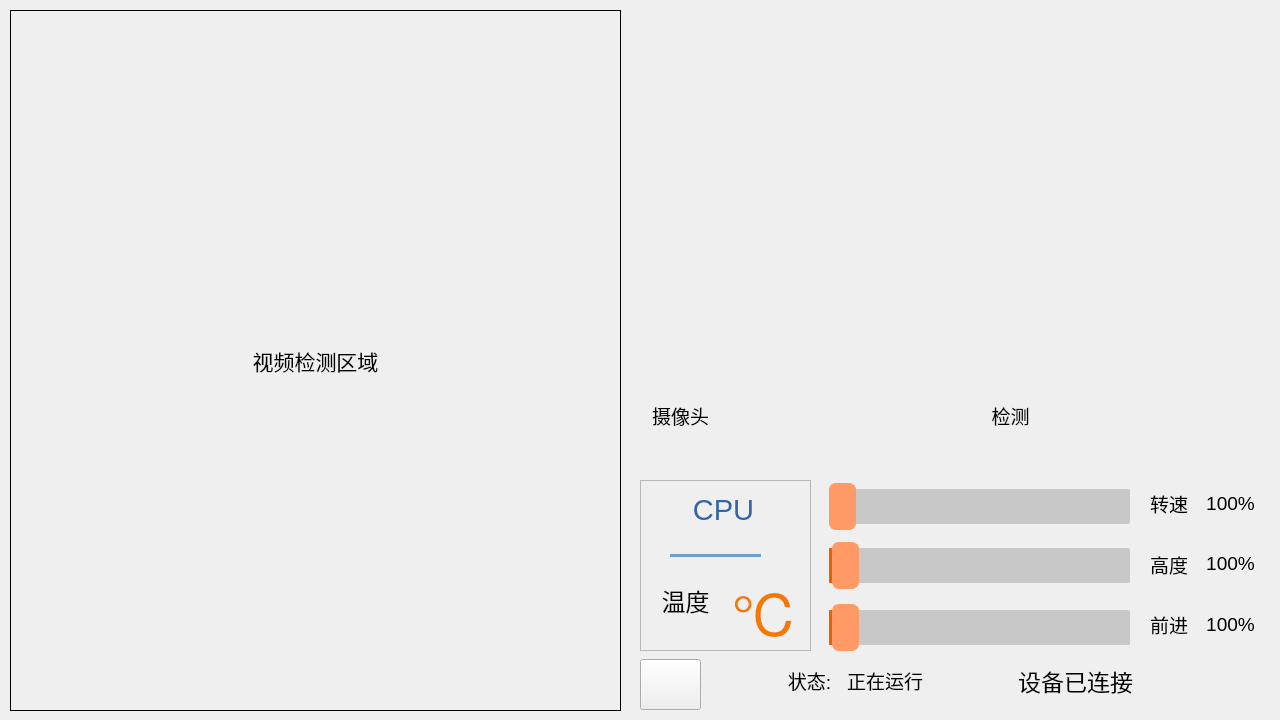
<?xml version="1.0" encoding="UTF-8"?>
<ui version="4.0">
 <class>MainWindow</class>
 <widget class="QMainWindow" name="MainWindow">
  <property name="geometry">
   <rect>
    <x>0</x>
    <y>0</y>
    <width>1280</width>
    <height>720</height>
   </rect>
  </property>
  <property name="minimumSize">
   <size>
    <width>1280</width>
    <height>720</height>
   </size>
  </property>
  <property name="maximumSize">
   <size>
    <width>1280</width>
    <height>720</height>
   </size>
  </property>
  <property name="font">
   <font>
    <pointsize>14</pointsize>
   </font>
  </property>
  <property name="windowTitle">
   <string>MainWindow</string>
  </property>
  <widget class="QWidget" name="centralwidget">
   <widget class="QLabel" name="label">
    <property name="geometry">
     <rect>
      <x>10</x>
      <y>10</y>
      <width>611</width>
      <height>701</height>
     </rect>
    </property>
    <property name="minimumSize">
     <size>
      <width>480</width>
      <height>640</height>
     </size>
    </property>
    <property name="maximumSize">
     <size>
      <width>16777215</width>
      <height>16777215</height>
     </size>
    </property>
    <property name="font">
     <font>
      <pointsize>16</pointsize>
     </font>
    </property>
    <property name="frameShape">
     <enum>QFrame::Box</enum>
    </property>
    <property name="text">
     <string>视频检测区域</string>
    </property>
    <property name="alignment">
     <set>Qt::AlignCenter</set>
    </property>
   </widget>
   <widget class="MyButton" name="btn_cap" native="true">
    <property name="geometry">
     <rect>
      <x>720</x>
      <y>380</y>
      <width>191</width>
      <height>80</height>
     </rect>
    </property>
   </widget>
   <widget class="QLabel" name="label_2">
    <property name="geometry">
     <rect>
      <x>640</x>
      <y>390</y>
      <width>81</width>
      <height>51</height>
     </rect>
    </property>
    <property name="font">
     <font>
      <pointsize>14</pointsize>
     </font>
    </property>
    <property name="text">
     <string>摄像头</string>
    </property>
    <property name="alignment">
     <set>Qt::AlignCenter</set>
    </property>
   </widget>
   <widget class="QLabel" name="label_3">
    <property name="geometry">
     <rect>
      <x>970</x>
      <y>390</y>
      <width>81</width>
      <height>51</height>
     </rect>
    </property>
    <property name="font">
     <font>
      <pointsize>14</pointsize>
     </font>
    </property>
    <property name="text">
     <string>检测</string>
    </property>
    <property name="alignment">
     <set>Qt::AlignCenter</set>
    </property>
   </widget>
   <widget class="ChartShow" name="widget_chart" native="true">
    <property name="geometry">
     <rect>
      <x>640</x>
      <y>10</y>
      <width>631</width>
      <height>361</height>
     </rect>
    </property>
   </widget>
   <widget class="MyButton" name="btn_dete" native="true">
    <property name="geometry">
     <rect>
      <x>1050</x>
      <y>380</y>
      <width>191</width>
      <height>80</height>
     </rect>
    </property>
   </widget>
   <widget class="QFrame" name="frame">
    <property name="geometry">
     <rect>
      <x>640</x>
      <y>480</y>
      <width>171</width>
      <height>171</height>
     </rect>
    </property>
    <property name="frameShape">
     <enum>QFrame::StyledPanel</enum>
    </property>
    <property name="frameShadow">
     <enum>QFrame::Raised</enum>
    </property>
    <widget class="QLabel" name="label_cputext">
     <property name="geometry">
      <rect>
       <x>3</x>
       <y>10</y>
       <width>161</width>
       <height>41</height>
      </rect>
     </property>
     <property name="font">
      <font>
       <pointsize>22</pointsize>
      </font>
     </property>
     <property name="frameShape">
      <enum>QFrame::NoFrame</enum>
     </property>
     <property name="text">
      <string>&lt;html&gt;&lt;head/&gt;&lt;body&gt;&lt;p&gt;&lt;span style=&quot; color:#3465a4;&quot;&gt;CPU&lt;/span&gt;&lt;/p&gt;&lt;/body&gt;&lt;/html&gt;</string>
     </property>
     <property name="alignment">
      <set>Qt::AlignCenter</set>
     </property>
    </widget>
    <widget class="QLabel" name="label_cpu">
     <property name="geometry">
      <rect>
       <x>0</x>
       <y>80</y>
       <width>91</width>
       <height>81</height>
      </rect>
     </property>
     <property name="font">
      <font>
       <pointsize>18</pointsize>
      </font>
     </property>
     <property name="frameShape">
      <enum>QFrame::NoFrame</enum>
     </property>
     <property name="text">
      <string>温度</string>
     </property>
     <property name="alignment">
      <set>Qt::AlignCenter</set>
     </property>
    </widget>
    <widget class="QLabel" name="label_4">
     <property name="geometry">
      <rect>
       <x>90</x>
       <y>90</y>
       <width>71</width>
       <height>71</height>
      </rect>
     </property>
     <property name="font">
      <font>
       <pointsize>43</pointsize>
      </font>
     </property>
     <property name="text">
      <string>&lt;html&gt;&lt;head/&gt;&lt;body&gt;&lt;p&gt;&lt;span style=&quot; color:#f57900;&quot;&gt;℃&lt;/span&gt;&lt;/p&gt;&lt;/body&gt;&lt;/html&gt;</string>
     </property>
     <property name="alignment">
      <set>Qt::AlignCenter</set>
     </property>
    </widget>
    <widget class="QFrame" name="frame_2">
     <property name="geometry">
      <rect>
       <x>30</x>
       <y>60</y>
       <width>91</width>
       <height>31</height>
      </rect>
     </property>
     <property name="styleSheet">
      <string notr="true">color: rgb(114, 159, 207);</string>
     </property>
     <property name="frameShape">
      <enum>QFrame::HLine</enum>
     </property>
     <property name="frameShadow">
      <enum>QFrame::Plain</enum>
     </property>
     <property name="lineWidth">
      <number>3</number>
     </property>
     <property name="midLineWidth">
      <number>0</number>
     </property>
    </widget>
   </widget>
   <widget class="QSlider" name="hs_speed">
    <property name="geometry">
     <rect>
      <x>829</x>
      <y>481</y>
      <width>301</width>
      <height>51</height>
     </rect>
    </property>
    <property name="styleSheet">
     <string notr="true">QSlider::groove:horizontal { border: 0px solid #bbb; } 
QSlider::sub-page:horizontal { background: rgb(235,97,0); border-radius: 0px; margin-top:8px; margin-bottom:8px; } 
QSlider::add-page:horizontal { background: rgb(200,200, 200); border: 0px solid #777; border-radius: 2px; margin-top:8px; margin-bottom:8px; } 
QSlider::handle:horizontal { background: rgb(255,153,102); border: 1px solid rgb(255,153,102); width: 25px; height:4px; border-radius: 7px; margin-top:2px; margin-bottom:2px; } 
QSlider::handle:horizontal:hover { background: rgb(255,128,6); border: 1px solid rgba(102,102,102,102); border-radius: 7px; } 
QSlider::sub-page:horizontal:disabled { background: #bbb; border-color: #999; } 
QSlider::add-page:horizontal:disabled { background: #eee; border-color: #999; } 
QSlider::handle:horizontal:disabled { background: #eee; border: 1px solid #aaa; border-radius: 4px; }</string>
    </property>
    <property name="minimum">
     <number>0</number>
    </property>
    <property name="maximum">
     <number>100</number>
    </property>
    <property name="orientation">
     <enum>Qt::Horizontal</enum>
    </property>
   </widget>
   <widget class="QLabel" name="label_5">
    <property name="geometry">
     <rect>
      <x>1150</x>
      <y>493</y>
      <width>51</width>
      <height>21</height>
     </rect>
    </property>
    <property name="text">
     <string>转速</string>
    </property>
   </widget>
   <widget class="QLabel" name="label_speed">
    <property name="geometry">
     <rect>
      <x>1200</x>
      <y>493</y>
      <width>61</width>
      <height>21</height>
     </rect>
    </property>
    <property name="text">
     <string>100%</string>
    </property>
    <property name="alignment">
     <set>Qt::AlignCenter</set>
    </property>
   </widget>
   <widget class="QLabel" name="label_7">
    <property name="geometry">
     <rect>
      <x>1150</x>
      <y>554</y>
      <width>51</width>
      <height>21</height>
     </rect>
    </property>
    <property name="text">
     <string>高度</string>
    </property>
   </widget>
   <widget class="QLabel" name="label_height">
    <property name="geometry">
     <rect>
      <x>1200</x>
      <y>553</y>
      <width>61</width>
      <height>21</height>
     </rect>
    </property>
    <property name="text">
     <string>100%</string>
    </property>
    <property name="alignment">
     <set>Qt::AlignCenter</set>
    </property>
   </widget>
   <widget class="QSlider" name="hs_height">
    <property name="geometry">
     <rect>
      <x>829</x>
      <y>540</y>
      <width>301</width>
      <height>51</height>
     </rect>
    </property>
    <property name="styleSheet">
     <string notr="true">QSlider::groove:horizontal { border: 0px solid #bbb; } 
QSlider::sub-page:horizontal { background: rgb(235,97,0); border-radius: 0px; margin-top:8px; margin-bottom:8px; } 
QSlider::add-page:horizontal { background: rgb(200,200, 200); border: 0px solid #777; border-radius: 2px; margin-top:8px; margin-bottom:8px; } 
QSlider::handle:horizontal { background: rgb(255,153,102); border: 1px solid rgb(255,153,102); width: 25px; height:4px; border-radius: 7px; margin-top:2px; margin-bottom:2px; } 
QSlider::handle:horizontal:hover { background: rgb(255,128,6); border: 1px solid rgba(102,102,102,102); border-radius: 7px; } 
QSlider::sub-page:horizontal:disabled { background: #bbb; border-color: #999; } 
QSlider::add-page:horizontal:disabled { background: #eee; border-color: #999; } 
QSlider::handle:horizontal:disabled { background: #eee; border: 1px solid #aaa; border-radius: 4px; }</string>
    </property>
    <property name="minimum">
     <number>0</number>
    </property>
    <property name="maximum">
     <number>100</number>
    </property>
    <property name="value">
     <number>1</number>
    </property>
    <property name="orientation">
     <enum>Qt::Horizontal</enum>
    </property>
   </widget>
   <widget class="QSlider" name="hs_foreward">
    <property name="geometry">
     <rect>
      <x>829</x>
      <y>602</y>
      <width>301</width>
      <height>51</height>
     </rect>
    </property>
    <property name="styleSheet">
     <string notr="true">QSlider::groove:horizontal { border: 0px solid #bbb; } 
QSlider::sub-page:horizontal { background: rgb(235,97,0); border-radius: 0px; margin-top:8px; margin-bottom:8px; } 
QSlider::add-page:horizontal { background: rgb(200,200, 200); border: 0px solid #777; border-radius: 2px; margin-top:8px; margin-bottom:8px; } 
QSlider::handle:horizontal { background: rgb(255,153,102); border: 1px solid rgb(255,153,102); width: 25px; height:4px; border-radius: 7px; margin-top:2px; margin-bottom:2px; } 
QSlider::handle:horizontal:hover { background: rgb(255,128,6); border: 1px solid rgba(102,102,102,102); border-radius: 7px; } 
QSlider::sub-page:horizontal:disabled { background: #bbb; border-color: #999; } 
QSlider::add-page:horizontal:disabled { background: #eee; border-color: #999; } 
QSlider::handle:horizontal:disabled { background: #eee; border: 1px solid #aaa; border-radius: 4px; }</string>
    </property>
    <property name="minimum">
     <number>0</number>
    </property>
    <property name="maximum">
     <number>100</number>
    </property>
    <property name="value">
     <number>1</number>
    </property>
    <property name="orientation">
     <enum>Qt::Horizontal</enum>
    </property>
   </widget>
   <widget class="QLabel" name="label_8">
    <property name="geometry">
     <rect>
      <x>1150</x>
      <y>614</y>
      <width>51</width>
      <height>21</height>
     </rect>
    </property>
    <property name="text">
     <string>前进</string>
    </property>
   </widget>
   <widget class="QLabel" name="label_foreward">
    <property name="geometry">
     <rect>
      <x>1200</x>
      <y>614</y>
      <width>61</width>
      <height>21</height>
     </rect>
    </property>
    <property name="text">
     <string>100%</string>
    </property>
    <property name="alignment">
     <set>Qt::AlignCenter</set>
    </property>
   </widget>
   <widget class="QPushButton" name="btn_exit">
    <property name="geometry">
     <rect>
      <x>640</x>
      <y>659</y>
      <width>61</width>
      <height>51</height>
     </rect>
    </property>
    <property name="text">
     <string/>
    </property>
    <property name="icon">
     <iconset resource="res.qrc">
      <normaloff>:/picture/exit.png</normaloff>:/picture/exit.png</iconset>
    </property>
    <property name="iconSize">
     <size>
      <width>50</width>
      <height>50</height>
     </size>
    </property>
   </widget>
   <widget class="QLabel" name="label_ip">
    <property name="geometry">
     <rect>
      <x>990</x>
      <y>660</y>
      <width>171</width>
      <height>41</height>
     </rect>
    </property>
    <property name="font">
     <font>
      <pointsize>17</pointsize>
     </font>
    </property>
    <property name="text">
     <string>设备已连接</string>
    </property>
    <property name="alignment">
     <set>Qt::AlignCenter</set>
    </property>
   </widget>
   <widget class="QLabel" name="label_wifi_connected">
    <property name="geometry">
     <rect>
      <x>1180</x>
      <y>650</y>
      <width>51</width>
      <height>51</height>
     </rect>
    </property>
    <property name="text">
     <string/>
    </property>
    <property name="pixmap">
     <pixmap resource="res.qrc">:/picture/connected.png</pixmap>
    </property>
    <property name="scaledContents">
     <bool>true</bool>
    </property>
    <property name="alignment">
     <set>Qt::AlignCenter</set>
    </property>
   </widget>
   <widget class="QLabel" name="label_test">
    <property name="geometry">
     <rect>
      <x>710</x>
      <y>660</y>
      <width>291</width>
      <height>41</height>
     </rect>
    </property>
    <property name="text">
     <string>状态:   正在运行</string>
    </property>
    <property name="alignment">
     <set>Qt::AlignCenter</set>
    </property>
   </widget>
  </widget>
 </widget>
 <customwidgets>
  <customwidget>
   <class>MyButton</class>
   <extends>QWidget</extends>
   <header>mybutton.h</header>
   <container>1</container>
  </customwidget>
  <customwidget>
   <class>ChartShow</class>
   <extends>QWidget</extends>
   <header>chartshow.h</header>
   <container>1</container>
  </customwidget>
 </customwidgets>
 <resources>
  <include location="res.qrc"/>
 </resources>
 <connections/>
</ui>
